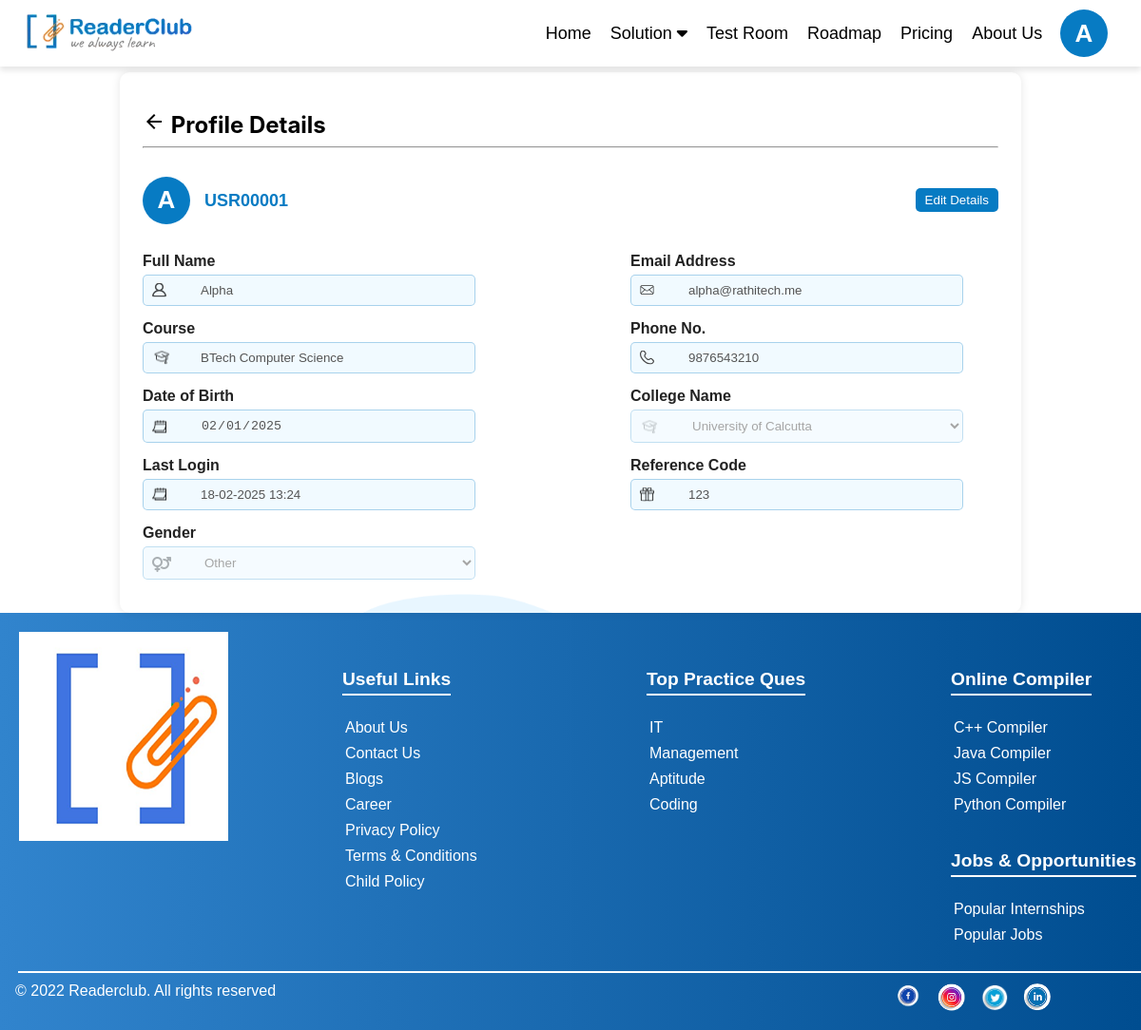
The app's page /profile/ (signed in), older data.
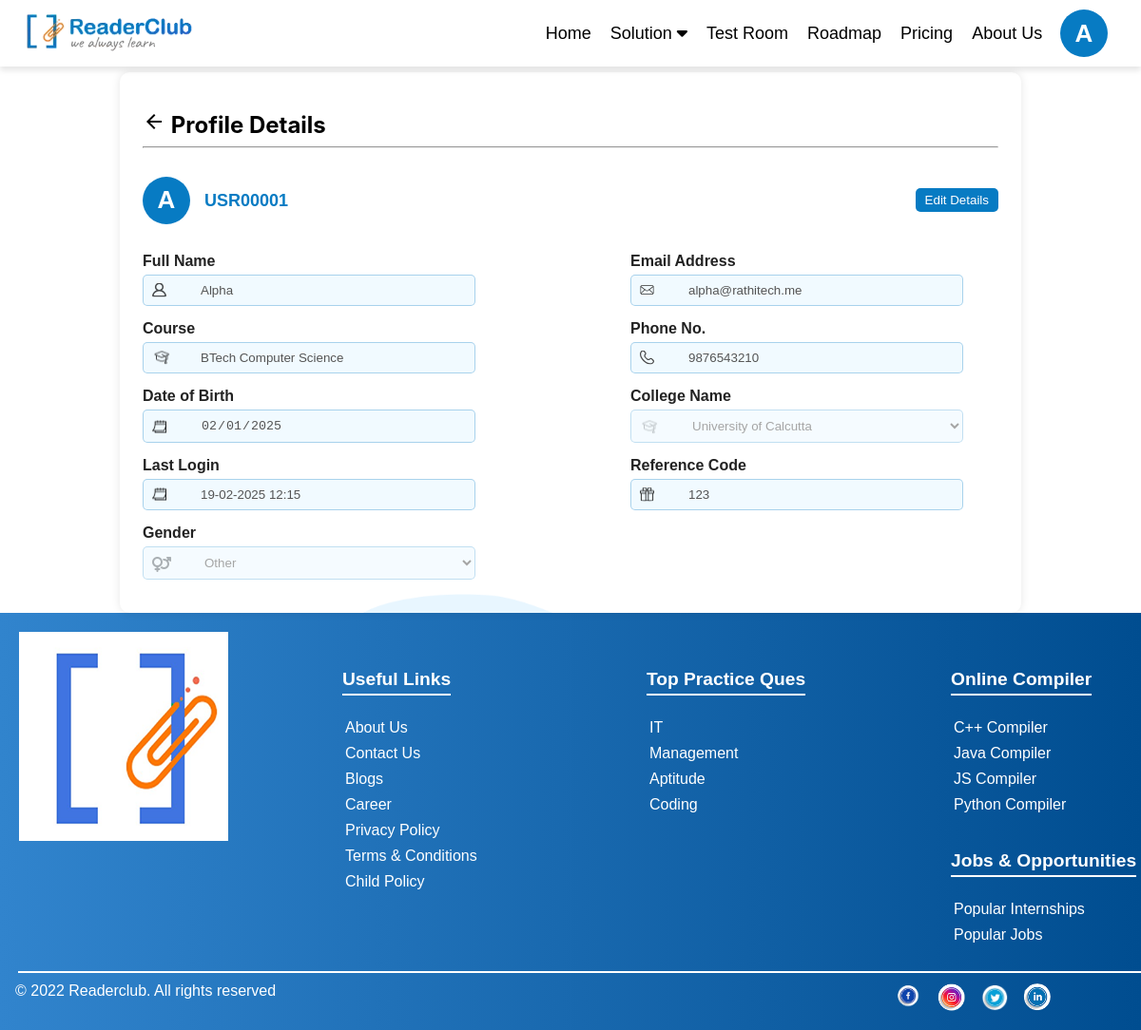
The same page, newer data.
### oauth/models.py (models this page shows, shortened)
class UsersDB(models.Model):
    full_name = models.CharField(max_length=100)
    email = models.EmailField(max_length=100, unique=True)
    phone_number = models.CharField(max_length=15, default="0000000000", unique=True)
    password = models.CharField(max_length=128)  # Updated max_length for password
    college_name = models.CharField(max_length=255, default="Unknown College")
    dob = models.DateField(default=date(2000, 1, 1))
    referral_code = models.CharField(max_length=50, blank=True, null=True)
    username = models.CharField(max_length=10, unique=True, editable=False)
    last_login = models.DateTimeField(null=True, blank=True)  # Add last_login field
    gender = models.CharField(max_length=10, default='other', null=True, blank=True)

class CollegesDb(models.Model):
    college_name = models.CharField(max_length=255)
    college_location = models.CharField(max_length=255)

### oauth/views.py (the view)
# urls.py: path('profile/', profile, name='profile'),
def profile(request):
    user_id = request.session.get('user_id')  # Fetch user_id from session
    user = None
    if user_id:
        try:
            user = UsersDB.objects.get(id=user_id)
        except UsersDB.DoesNotExist:
            request.session.flush()  # Clear session if user not found
            messages.error(request, "Session expired. Please login again.")
            return redirect('/login/')
    return render(request, 'profile.html', {'user': user})

### oauth/context_processors.py (called while the page is built)
def college_list(request):
    return {'colleges': CollegesDb.objects.all()}

def current_user(request):
    user_id = request.session.get('user_id')
    if user_id:
        try:
            user = UsersDB.objects.get(id=user_id)
            return {'logged_in_user': user}
        except UsersDB.DoesNotExist:
            return {'logged_in_user': None}
    return {'logged_in_user': None}

### oauth/templates/profile.html (shortened to what this page needs)
{% extends "base.html" %}
{% load static %}
{% block extra_css %}
  <link rel="stylesheet" href="{% static 'css/edit.css' %}">
  <link rel="stylesheet" href="https://cdnjs.cloudflare.com/ajax/libs/font-awesome/6.5.1/css/all.min.css">
{% endblock %}
{% block content %}
<section class="profile-section">
  <div class="profile-container">
    <h2>
      <i class="material-icons">arrow_back</i>
      Profile Details
    </h2>
    <hr>
    <div class="profile-card">
      <div class="profile-header">
        <div class="avatar">
          {% if user and user.full_name %}
            {{ user.full_name|slice:":1"|upper }}
          {% else %}
            ?
          {% endif %}
        </div>
        <div class="user-info">
          <span class="user-id">{{ user.username }}</span>
        </div>
        <button type="button" class="edit-button">Edit Details</button>
      </div>
      <form method="POST" action="{% url 'update_profile' %}">
        <div class="form-row">
          <div class="form-group">
            <label>Full Name</label>
            <img src="{% static 'images/person.svg' %}" alt="Icon">
            <input name="full_name" type="text" value="{{ user.full_name }}" disabled data-editable="true">
          </div>
          <div class="form-group">
            <label>Email Address</label>
            <img src="{% static 'images/email.svg' %}" alt="Icon">
            <input type="email" value="{{ user.email }}" disabled>
          </div>
        </div>
        <div class="form-row">
          <div class="form-group">
            <label>Course</label>
            <img src="{% static 'images/study.svg' %}" alt="Icon">
            <input name="course" type="text" value="{{ user.course|default:'BTech Computer Science' }}" disabled data-editable="true">
          </div>
          <div class="form-group">
            <label>Phone No.</label>
            <img src="{% static 'images/call.svg' %}" alt="Icon">
            <input type="text" value="{{ user.phone_number|default:'N/A' }}" disabled>
          </div>
        </div>
        <div class="form-row">
          <div class="form-group">
            <label>Date of Birth</label>
            <img src="{% static 'images/date.svg' %}" alt="Icon">
            <input name="dob" type="date" value="{{ user.dob|date:'Y-m-d' }}" disabled data-editable="true">
          </div>
          <div class="form-group">
            <label>College Name</label>
            <select name="college_name" class="input" disabled data-editable="true">
              {% for college in colleges %}
                <option value="{{ college.college_name }}" {% if user.college_name == college.college_name %}selected{% endif %}>
                  {{ college.college_name }}
                </option>
              {% endfor %}
            </select>
          </div>
        </div>
        <div class="form-row">
          <div class="form-group">
            <label>Last Login</label>
            <img src="{% static 'images/date.svg' %}" alt="Icon">
            <input type="text" value="{{ user.last_login|date:'d-m-Y H:i'|default:'Never' }}" disabled>
          </div>
          <div class="form-group">
            <label>Reference Code</label>
            <img src="{% static 'images/gift.svg' %}" alt="Icon">
            <input type="text" value="{{ user.referral_code|default:'1111111' }}" disabled>
          </div>
        </div>
        <div class="form-group">
          <label>Gender</label>
          <select name="gender" class="input" disabled data-editable="true">
            <option value="other" {% if user.gender == "other" %}selected{% endif %}>Other</option>
          </select>
        </div>
        <img src="{% static 'images/wave.png' %}" alt="wave-profile" class="wave-profile">
      </form>
    </div>
  </div>
</section>
{% endblock content %}

### templates/base.html (shortened to what this page needs)
{% load static %}
<!DOCTYPE html>
<html lang="en">
<head>
  <link rel="stylesheet" href="{% static 'css/base.css' %}">
  <link rel="stylesheet" href="{% static 'css/login.css' %}">
  <link rel="stylesheet" href="{% static 'css/popup.css' %}">
  <link rel="stylesheet" href="https://cdnjs.cloudflare.com/ajax/libs/codemirror/5.65.14/codemirror.min.css">
  <link rel="stylesheet" href="https://cdnjs.cloudflare.com/ajax/libs/codemirror/5.65.14/theme/dracula.min.css">
  <link rel="stylesheet" href="https://cdnjs.cloudflare.com/ajax/libs/font-awesome/6.4.2/css/all.min.css">
  {% block extra_css %}{% endblock %}
</head>
<body>
  <nav class="navbar {% if request.session.user_id %}logged-in{% else %}logged-out{% endif %}">
    <div class="nav-container">
      <a class="navbar-brand" href="/">
        <img src="{% static 'assets/logo.png' %}" alt="EdTech Logo" height="50" />
      </a>
      <div class="nav-links" id="navbarNav">
        <ul>
          <li><a class="nav-link" href="/">Home</a></li>
          <li class="dropdown">
            <a class="nav-link" href="#">
              Solution <i class="fa-solid fa-caret-down"></i>
            </a>
          </li>
          <li>
            <a class="nav-link" href="{% url 'exam_home' %}" onclick="handleAuthCheck(event, '{% url 'exam_home' %}')">Test Room</a>
          </li>
          <li>
            <a class="nav-link" href="#" onclick="handleAuthCheck(event, '#')">Roadmap</a>
          </li>
          <li>
            <a class="nav-link" href="{% url 'price' %}" onclick="handleAuthCheck(event, '#')">Pricing</a>
          </li>
          <li>
            <a class="nav-link" href="#" onclick="handleAuthCheck(event, '#')">About Us</a>
          </li>
        </ul>
      </div>
      {% if request.session.user_id %}
      <div class="profile-dropdown" onclick="toggleProfileDropdown(event)">
        <div class="avatar">
          {% if logged_in_user and logged_in_user.full_name %}
            {{ logged_in_user.full_name|slice:":1"|upper }}
          {% else %}
            ?
          {% endif %}
        </div>
      </div>
      {% endif %}
    </div>
  </nav>
  <main class="main-content">
    {% block content %}
    {% endblock %}
  </main>
  <footer class="footer">
    <div class="footer-container">
      <div class="footer-left">
        <img src="{% static 'assets/icon_2.png' %}" alt="Icon" width="220" height="220">
      </div>
      <div class="footer-links">
        <p class="footer-para">Useful Links</p>
        <ul>
          <li>About Us</li>
          <li>Contact Us</li>
          <li>Blogs</li>
          <li>Career</li>
          <li>Privacy Policy</li>
          <li>Terms & Conditions</li>
          <li>Child Policy</li>
        </ul>
      </div>
      <div class="footer-practice">
        <p class="footer-para">Top Practice Ques</p>
        <ul>
          <li>IT</li>
          <li>Management</li>
          <li>Aptitude</li>
          <li>Coding</li>
        </ul>
      </div>
      <div class="footer-ccc">
        <div class="footer-top">
          <p class="footer-para">Online Compiler</p>
          <ul class="footer-iii">
            <div class="footer-iv">
              <li>C++ Compiler</li>
              <li>Java Compiler</li>
            </div>
            <div>
              <div class="footer-i"><li>JS Compiler</li></div>
              <div class="footer-ii"><li>Python Compiler</li></div>
            </div>
          </ul>
        </div>
        <div class="footer-down">
          <p class="footer-para">Jobs & Opportunities</p>
          <ul class="footer-iii">
            <div class="footer-v">
              <li>Popular Internships</li>
              <li>Popular Jobs</li>
            </div>
          </ul>
        </div>
      </div>
    </div>
    <div class="footer-container footer-column">
      <hr class="footer-line">
      <div class="footer-base">
        <p>© 2022 Readerclub. All rights reserved</p>
        <div class="footer-logos">
          <div class="fac">
            <img src="{% static 'assets/facebook.png' %}" alt="Facebook" style="width: 30px; height: 30px;">
          </div>
          <img src="{% static 'assets/instagram.png' %}" alt="Instagram" style="width: 30px; height: 30px;">
          <img src="{% static 'assets/twitter.png' %}" alt="Twitter" style="width: 30px; height: 30px;">
          <img src="{% static 'assets/linkedin.png' %}" alt="LinkedIn" style="width: 30px; height: 30px;">
        </div>
      </div>
    </div>
  </footer>
</body>
</html>

### static/css/base.css (style rules this page uses)
body { font-family: sans-serif; min-height: 100vh; padding-top: 1rem; background-color: #fff; display: flex; flex-direction: column; margin: 0; }
.main-content { flex: 1; }
.navbar { position: fixed; top: 0; left: 0; width: 100%; background-color: white; box-shadow: 0 4px 6px rgba(0, 0, 0, 0.1); z-index: 1000; }
.nav-container { max-width: 1200px; height: 70px; margin: 0 auto; padding: 0 20px; display: flex; align-items: center; justify-content: space-between; }
.navbar-brand img { height: 50px; display: inline-block; }
.nav-links { display: flex; margin-left: auto; }
.nav-links ul { list-style: none; display: flex; gap: 20px; margin: 0; padding: 0; white-space: nowrap; }
.nav-link { color: black; font-size: 18px; font-weight: 500; text-decoration: none; transition: color 0.3s ease, transform 0.2s; padding-bottom: 25px; }
.navbar.logged-in .nav-links { padding-left: 350px; }
.avatar { width: 50px; height: 50px; background: #077BC3; color: white; display: flex; align-items: center; justify-content: center; border-radius: 50%; font-size: 20px; font-weight: bold; margin-right: 15px; }
.profile-dropdown { position: relative; display: inline-block; margin-left: auto; cursor: pointer; color: black; font-size: 18px; }
.footer { display: flex; flex-direction: column; color: white; background: linear-gradient(90deg, rgba(49, 132, 205, 1) 0%, rgba(0, 77, 144, 1) 100%); font-family: Arial, sans-serif; padding: 20px 0; overflow-x: hidden; }
.footer-container { max-width: 1200px; margin: 0 auto; padding: 0 20px; display: flex; justify-content: space-between; align-items: flex-start; gap: 120px; }
.footer-column { flex-direction: column; align-items: center; gap: 0; }
.footer-left { flex: 1; display: flex; justify-content: flex-start; align-items: center; min-width: 220px; }
.footer-links, .footer-practice, .footer-ccc { flex: 1; min-width: 200px; text-align: left; margin-top: 20px; }
.footer-para { font-size: 1.2rem; font-weight: bold; margin-bottom: 6px; border-bottom: 2px solid white; display: inline-block; padding-bottom: 4px; }
.footer-container ul { list-style: none; padding-left: 0; }
.footer-container ul li { margin: 3px 0; padding: 3px; transition: 0.3s; }
.footer-line { width: 1200px; margin-left: 1%; border: 1px solid white; margin: 10px 0; }
.footer-base { max-width: 1200px; margin: 0 auto; padding: 0 20px; display: flex; justify-content: space-between; align-items: flex-start; gap: 651px; margin-left: -2% !important; }
.footer-base p { margin: 0; white-space: nowrap; }
.footer-logos { display: flex; gap: 15px; margin-right: 10px; }
.fac img { width: 55px; height: 55px; vertical-align: middle; }

Row changes from the older to the newer data that the page shows:
changed UsersDB "USR00001": last_login "18-02-2025 13:24" → "19-02-2025 12:15"
